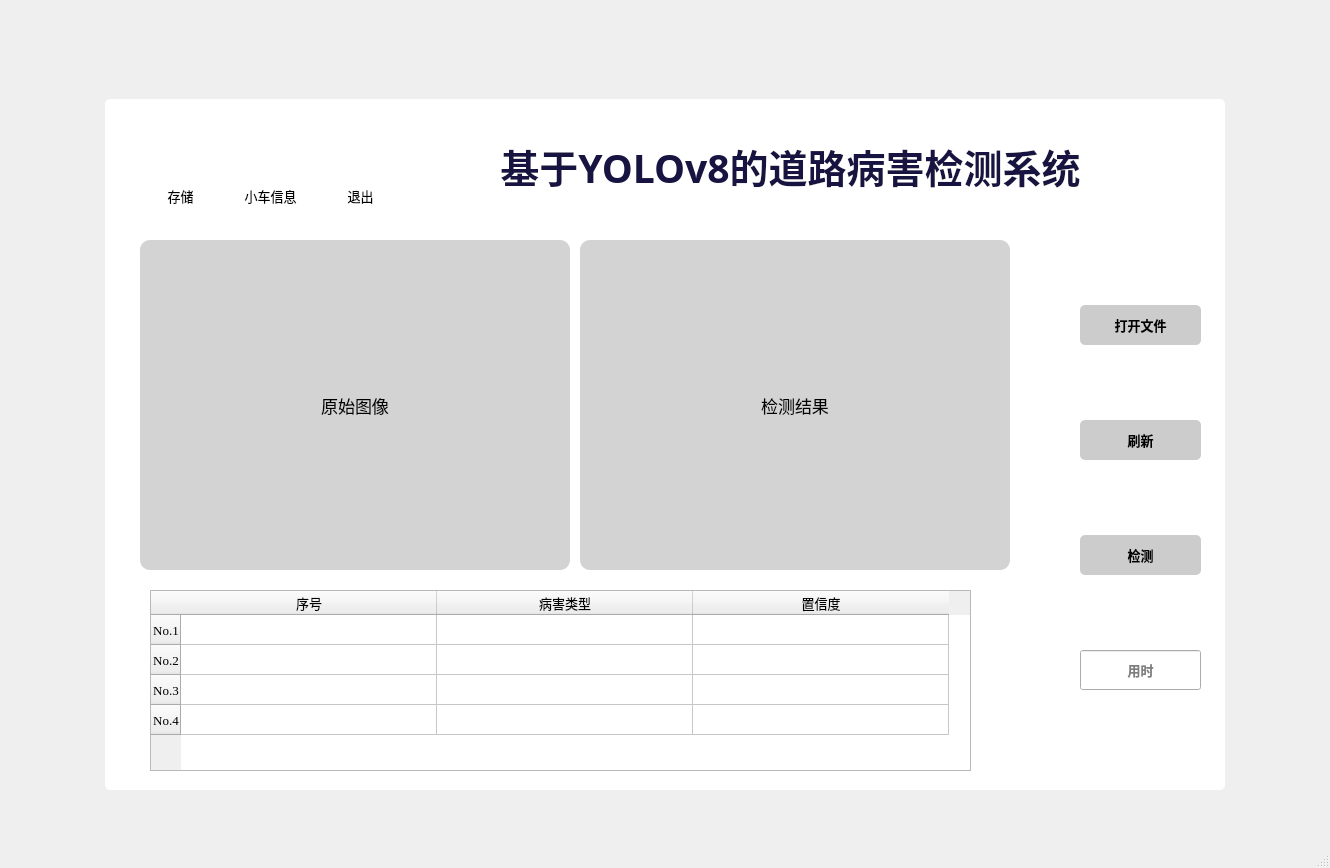
<?xml version="1.0" encoding="UTF-8"?>
<ui version="4.0">
 <class>MainWindow</class>
 <widget class="QMainWindow" name="MainWindow">
  <property name="geometry">
   <rect>
    <x>0</x>
    <y>0</y>
    <width>1330</width>
    <height>868</height>
   </rect>
  </property>
  <property name="windowTitle">
   <string>MainWindow</string>
  </property>
  <widget class="QWidget" name="centralwidget">
   <widget class="QLabel" name="background_label">
    <property name="geometry">
     <rect>
      <x>105</x>
      <y>99</y>
      <width>1120</width>
      <height>691</height>
     </rect>
    </property>
    <property name="font">
     <font>
      <family>黑体</family>
     </font>
    </property>
    <property name="autoFillBackground">
     <bool>false</bool>
    </property>
    <property name="styleSheet">
     <string notr="true">background-color: rgb(255, 255, 255);
border-radius:5px;</string>
    </property>
    <property name="frameShape">
     <enum>QFrame::NoFrame</enum>
    </property>
    <property name="midLineWidth">
     <number>0</number>
    </property>
    <property name="text">
     <string/>
    </property>
    <property name="textFormat">
     <enum>Qt::AutoText</enum>
    </property>
    <property name="scaledContents">
     <bool>true</bool>
    </property>
   </widget>
   <widget class="QPushButton" name="button_storage">
    <property name="geometry">
     <rect>
      <x>150</x>
      <y>130</y>
      <width>61</width>
      <height>61</height>
     </rect>
    </property>
    <property name="styleSheet">
     <string notr="true">QPushButton {
	border:none;
	border-radius:5px;
	border-image: url(:/icon/ui_image/云存储.png);
	color: rgb(255, 255, 255);
}

QPushButton:hover {
	
	background-color:rgb(230, 230, 230);
}

QPushButton:pressed{
	background-color:rgb(179, 179, 179);
	padding-top:7px;
	padding-left:5px;
}</string>
    </property>
    <property name="text">
     <string/>
    </property>
   </widget>
   <widget class="QPushButton" name="button_carmessage">
    <property name="geometry">
     <rect>
      <x>240</x>
      <y>130</y>
      <width>61</width>
      <height>61</height>
     </rect>
    </property>
    <property name="styleSheet">
     <string notr="true">QPushButton {
	border:none;
	border-radius:5px;
	border-image: url(:/icon/ui_image/小车信息.png);
	color: rgb(255, 255, 255);
}

QPushButton:hover {
	
	background-color:rgb(230, 230, 230);
}

QPushButton:pressed{
	background-color:rgb(179, 179, 179);
	padding-top:7px;
	padding-left:5px;
}</string>
    </property>
    <property name="text">
     <string/>
    </property>
   </widget>
   <widget class="QPushButton" name="button_exit">
    <property name="geometry">
     <rect>
      <x>330</x>
      <y>130</y>
      <width>61</width>
      <height>61</height>
     </rect>
    </property>
    <property name="styleSheet">
     <string notr="true">QPushButton {
	border:none;
	border-radius:5px;
	border-image: url(:/icon/ui_image/退出.png);
	color: rgb(255, 255, 255);
}

QPushButton:hover {
	
	background-color:rgb(230, 230, 230);
}

QPushButton:pressed{
	background-color:rgb(179, 179, 179);
	padding-top:7px;
	padding-left:5px;
}
</string>
    </property>
    <property name="text">
     <string/>
    </property>
   </widget>
   <widget class="QLabel" name="label_storage">
    <property name="geometry">
     <rect>
      <x>150</x>
      <y>180</y>
      <width>61</width>
      <height>31</height>
     </rect>
    </property>
    <property name="font">
     <font>
      <family>黑体</family>
      <pointsize>10</pointsize>
     </font>
    </property>
    <property name="text">
     <string>存储</string>
    </property>
    <property name="alignment">
     <set>Qt::AlignCenter</set>
    </property>
   </widget>
   <widget class="QLabel" name="label_carmessage">
    <property name="geometry">
     <rect>
      <x>230</x>
      <y>180</y>
      <width>81</width>
      <height>31</height>
     </rect>
    </property>
    <property name="font">
     <font>
      <family>黑体</family>
      <pointsize>10</pointsize>
      <kerning>true</kerning>
     </font>
    </property>
    <property name="text">
     <string>小车信息</string>
    </property>
    <property name="alignment">
     <set>Qt::AlignCenter</set>
    </property>
   </widget>
   <widget class="QLabel" name="label_exit">
    <property name="geometry">
     <rect>
      <x>330</x>
      <y>180</y>
      <width>61</width>
      <height>31</height>
     </rect>
    </property>
    <property name="font">
     <font>
      <family>黑体</family>
      <pointsize>10</pointsize>
     </font>
    </property>
    <property name="text">
     <string>退出</string>
    </property>
    <property name="alignment">
     <set>Qt::AlignCenter</set>
    </property>
   </widget>
   <widget class="QLabel" name="label_title">
    <property name="geometry">
     <rect>
      <x>410</x>
      <y>130</y>
      <width>761</width>
      <height>71</height>
     </rect>
    </property>
    <property name="font">
     <font>
      <family>阿里巴巴普惠体 B</family>
      <pointsize>29</pointsize>
      <weight>75</weight>
      <bold>true</bold>
      <kerning>true</kerning>
     </font>
    </property>
    <property name="styleSheet">
     <string notr="true">color: rgb(24, 20, 65);</string>
    </property>
    <property name="text">
     <string>基于YOLOv8的道路病害检测系统</string>
    </property>
    <property name="alignment">
     <set>Qt::AlignCenter</set>
    </property>
   </widget>
   <widget class="QLabel" name="label_originalimage">
    <property name="geometry">
     <rect>
      <x>140</x>
      <y>240</y>
      <width>430</width>
      <height>330</height>
     </rect>
    </property>
    <property name="font">
     <font>
      <family>黑体</family>
      <pointsize>13</pointsize>
     </font>
    </property>
    <property name="styleSheet">
     <string notr="true">background-color: rgb(234, 234, 234);
background-color: rgb(211, 211, 211);
border-radius: 10px;</string>
    </property>
    <property name="text">
     <string>原始图像</string>
    </property>
    <property name="alignment">
     <set>Qt::AlignCenter</set>
    </property>
   </widget>
   <widget class="QLabel" name="label_resultimage">
    <property name="geometry">
     <rect>
      <x>580</x>
      <y>240</y>
      <width>430</width>
      <height>330</height>
     </rect>
    </property>
    <property name="font">
     <font>
      <family>黑体</family>
      <pointsize>13</pointsize>
     </font>
    </property>
    <property name="styleSheet">
     <string notr="true">background-color: rgb(234, 234, 234);
background-color: rgb(211, 211, 211);
border-radius: 10px;</string>
    </property>
    <property name="text">
     <string>检测结果</string>
    </property>
    <property name="alignment">
     <set>Qt::AlignCenter</set>
    </property>
   </widget>
   <widget class="QTableWidget" name="table_result">
    <property name="geometry">
     <rect>
      <x>150</x>
      <y>590</y>
      <width>821</width>
      <height>181</height>
     </rect>
    </property>
    <property name="sizePolicy">
     <sizepolicy hsizetype="Expanding" vsizetype="Expanding">
      <horstretch>0</horstretch>
      <verstretch>0</verstretch>
     </sizepolicy>
    </property>
    <property name="font">
     <font>
      <family>黑体</family>
      <pointsize>10</pointsize>
     </font>
    </property>
    <property name="focusPolicy">
     <enum>Qt::StrongFocus</enum>
    </property>
    <property name="layoutDirection">
     <enum>Qt::LeftToRight</enum>
    </property>
    <property name="verticalScrollBarPolicy">
     <enum>Qt::ScrollBarAsNeeded</enum>
    </property>
    <property name="horizontalScrollBarPolicy">
     <enum>Qt::ScrollBarAsNeeded</enum>
    </property>
    <property name="sizeAdjustPolicy">
     <enum>QAbstractScrollArea::AdjustToContents</enum>
    </property>
    <property name="selectionMode">
     <enum>QAbstractItemView::MultiSelection</enum>
    </property>
    <property name="horizontalScrollMode">
     <enum>QAbstractItemView::ScrollPerItem</enum>
    </property>
    <property name="sortingEnabled">
     <bool>false</bool>
    </property>
    <property name="wordWrap">
     <bool>true</bool>
    </property>
    <property name="cornerButtonEnabled">
     <bool>true</bool>
    </property>
    <attribute name="horizontalHeaderVisible">
     <bool>true</bool>
    </attribute>
    <attribute name="horizontalHeaderCascadingSectionResizes">
     <bool>false</bool>
    </attribute>
    <attribute name="horizontalHeaderDefaultSectionSize">
     <number>256</number>
    </attribute>
    <attribute name="horizontalHeaderHighlightSections">
     <bool>true</bool>
    </attribute>
    <attribute name="horizontalHeaderMinimumSectionSize">
     <number>15</number>
    </attribute>
    <attribute name="horizontalHeaderShowSortIndicator" stdset="0">
     <bool>false</bool>
    </attribute>
    <attribute name="verticalHeaderShowSortIndicator" stdset="0">
     <bool>false</bool>
    </attribute>
    <attribute name="verticalHeaderStretchLastSection">
     <bool>false</bool>
    </attribute>
    <row>
     <property name="text">
      <string>No.1</string>
     </property>
     <property name="font">
      <font>
       <family>Times New Roman</family>
       <pointsize>10</pointsize>
      </font>
     </property>
     <property name="textAlignment">
      <set>AlignCenter</set>
     </property>
    </row>
    <row>
     <property name="text">
      <string>No.2</string>
     </property>
     <property name="font">
      <font>
       <family>Times New Roman</family>
       <pointsize>10</pointsize>
      </font>
     </property>
     <property name="textAlignment">
      <set>AlignCenter</set>
     </property>
    </row>
    <row>
     <property name="text">
      <string>No.3</string>
     </property>
     <property name="font">
      <font>
       <family>Times New Roman</family>
       <pointsize>10</pointsize>
      </font>
     </property>
     <property name="textAlignment">
      <set>AlignCenter</set>
     </property>
    </row>
    <row>
     <property name="text">
      <string>No.4</string>
     </property>
     <property name="font">
      <font>
       <family>Times New Roman</family>
       <pointsize>10</pointsize>
      </font>
     </property>
     <property name="textAlignment">
      <set>AlignCenter</set>
     </property>
    </row>
    <column>
     <property name="text">
      <string>序号</string>
     </property>
     <property name="font">
      <font>
       <family>黑体</family>
       <pointsize>10</pointsize>
      </font>
     </property>
     <property name="textAlignment">
      <set>AlignCenter</set>
     </property>
    </column>
    <column>
     <property name="text">
      <string>病害类型</string>
     </property>
     <property name="font">
      <font>
       <family>黑体</family>
       <pointsize>10</pointsize>
      </font>
     </property>
     <property name="textAlignment">
      <set>AlignCenter</set>
     </property>
    </column>
    <column>
     <property name="text">
      <string>置信度</string>
     </property>
     <property name="font">
      <font>
       <family>黑体</family>
       <pointsize>10</pointsize>
      </font>
     </property>
     <property name="textAlignment">
      <set>AlignCenter</set>
     </property>
    </column>
    <item row="0" column="0">
     <property name="text">
      <string/>
     </property>
     <property name="font">
      <font>
       <family>黑体</family>
       <pointsize>10</pointsize>
      </font>
     </property>
     <property name="textAlignment">
      <set>AlignCenter</set>
     </property>
    </item>
    <item row="0" column="1">
     <property name="text">
      <string/>
     </property>
     <property name="font">
      <font>
       <family>黑体</family>
       <pointsize>10</pointsize>
      </font>
     </property>
     <property name="textAlignment">
      <set>AlignCenter</set>
     </property>
    </item>
    <item row="0" column="2">
     <property name="text">
      <string/>
     </property>
     <property name="font">
      <font>
       <family>黑体</family>
       <pointsize>10</pointsize>
      </font>
     </property>
     <property name="textAlignment">
      <set>AlignCenter</set>
     </property>
    </item>
    <item row="1" column="0">
     <property name="text">
      <string/>
     </property>
     <property name="font">
      <font>
       <family>黑体</family>
       <pointsize>10</pointsize>
      </font>
     </property>
     <property name="textAlignment">
      <set>AlignCenter</set>
     </property>
    </item>
    <item row="1" column="1">
     <property name="text">
      <string/>
     </property>
     <property name="font">
      <font>
       <family>黑体</family>
       <pointsize>10</pointsize>
      </font>
     </property>
     <property name="textAlignment">
      <set>AlignCenter</set>
     </property>
    </item>
    <item row="1" column="2">
     <property name="text">
      <string/>
     </property>
     <property name="font">
      <font>
       <family>黑体</family>
       <pointsize>10</pointsize>
      </font>
     </property>
     <property name="textAlignment">
      <set>AlignCenter</set>
     </property>
    </item>
    <item row="2" column="0">
     <property name="text">
      <string/>
     </property>
     <property name="font">
      <font>
       <family>黑体</family>
       <pointsize>10</pointsize>
      </font>
     </property>
     <property name="textAlignment">
      <set>AlignCenter</set>
     </property>
    </item>
    <item row="2" column="1">
     <property name="text">
      <string/>
     </property>
     <property name="font">
      <font>
       <family>黑体</family>
       <pointsize>10</pointsize>
      </font>
     </property>
     <property name="textAlignment">
      <set>AlignCenter</set>
     </property>
    </item>
    <item row="2" column="2">
     <property name="text">
      <string/>
     </property>
     <property name="font">
      <font>
       <family>黑体</family>
       <pointsize>10</pointsize>
      </font>
     </property>
     <property name="textAlignment">
      <set>AlignCenter</set>
     </property>
    </item>
    <item row="3" column="0">
     <property name="text">
      <string/>
     </property>
     <property name="font">
      <font>
       <family>黑体</family>
       <pointsize>10</pointsize>
      </font>
     </property>
     <property name="textAlignment">
      <set>AlignCenter</set>
     </property>
    </item>
    <item row="3" column="1">
     <property name="text">
      <string/>
     </property>
     <property name="font">
      <font>
       <family>黑体</family>
       <pointsize>10</pointsize>
      </font>
     </property>
     <property name="textAlignment">
      <set>AlignCenter</set>
     </property>
    </item>
    <item row="3" column="2">
     <property name="text">
      <string/>
     </property>
     <property name="font">
      <font>
       <family>黑体</family>
       <pointsize>10</pointsize>
      </font>
     </property>
     <property name="textAlignment">
      <set>AlignCenter</set>
     </property>
    </item>
   </widget>
   <widget class="QLabel" name="label_openfile">
    <property name="geometry">
     <rect>
      <x>1030</x>
      <y>300</y>
      <width>50</width>
      <height>50</height>
     </rect>
    </property>
    <property name="styleSheet">
     <string notr="true">border-image: url(:/icon/ui_image/文件.png);</string>
    </property>
    <property name="text">
     <string/>
    </property>
   </widget>
   <widget class="QPushButton" name="button_openfile">
    <property name="geometry">
     <rect>
      <x>1080</x>
      <y>305</y>
      <width>121</width>
      <height>40</height>
     </rect>
    </property>
    <property name="font">
     <font>
      <family>黑体</family>
      <pointsize>10</pointsize>
      <weight>75</weight>
      <bold>true</bold>
     </font>
    </property>
    <property name="styleSheet">
     <string notr="true">QPushButton {
	
	border-radius:5px;
	color: rgb(0, 0, 0);
	background-color: rgb(204, 204, 204);
}

QPushButton:hover {
	
	background-color:rgb(230, 230, 230);
}

QPushButton:pressed{
	background-color:rgb(179, 179, 179);
	padding-top:7px;
	padding-left:5px;
}</string>
    </property>
    <property name="text">
     <string>打开文件</string>
    </property>
   </widget>
   <widget class="QLabel" name="label_refresh">
    <property name="geometry">
     <rect>
      <x>1030</x>
      <y>415</y>
      <width>50</width>
      <height>50</height>
     </rect>
    </property>
    <property name="styleSheet">
     <string notr="true">border-image: url(:/icon/ui_image/刷新.png);</string>
    </property>
    <property name="text">
     <string/>
    </property>
   </widget>
   <widget class="QPushButton" name="button_refresh">
    <property name="geometry">
     <rect>
      <x>1080</x>
      <y>420</y>
      <width>121</width>
      <height>40</height>
     </rect>
    </property>
    <property name="font">
     <font>
      <family>黑体</family>
      <pointsize>10</pointsize>
      <weight>75</weight>
      <bold>true</bold>
     </font>
    </property>
    <property name="styleSheet">
     <string notr="true">QPushButton {
	
	border-radius:5px;
	color: rgb(0, 0, 0);
	background-color: rgb(204, 204, 204);
}

QPushButton:hover {
	
	background-color:rgb(230, 230, 230);
}

QPushButton:pressed{
	background-color:rgb(179, 179, 179);
	padding-top:7px;
	padding-left:5px;
}</string>
    </property>
    <property name="text">
     <string>刷新</string>
    </property>
   </widget>
   <widget class="QPushButton" name="button_detect">
    <property name="geometry">
     <rect>
      <x>1080</x>
      <y>535</y>
      <width>121</width>
      <height>40</height>
     </rect>
    </property>
    <property name="font">
     <font>
      <family>黑体</family>
      <pointsize>10</pointsize>
      <weight>75</weight>
      <bold>true</bold>
     </font>
    </property>
    <property name="styleSheet">
     <string notr="true">QPushButton {
	
	border-radius:5px;
	color: rgb(0, 0, 0);
	background-color: rgb(204, 204, 204);
}

QPushButton:hover {
	
	background-color:rgb(230, 230, 230);
}

QPushButton:pressed{
	background-color:rgb(179, 179, 179);
	padding-top:7px;
	padding-left:5px;
}</string>
    </property>
    <property name="text">
     <string>检测</string>
    </property>
   </widget>
   <widget class="QLabel" name="label_detect">
    <property name="geometry">
     <rect>
      <x>1030</x>
      <y>530</y>
      <width>50</width>
      <height>50</height>
     </rect>
    </property>
    <property name="styleSheet">
     <string notr="true">border-image: url(:/icon/ui_image/检测.png);</string>
    </property>
    <property name="text">
     <string/>
    </property>
   </widget>
   <widget class="QLabel" name="label_time">
    <property name="geometry">
     <rect>
      <x>1030</x>
      <y>645</y>
      <width>50</width>
      <height>50</height>
     </rect>
    </property>
    <property name="styleSheet">
     <string notr="true">border-image: url(:/icon/ui_image/用时.png);</string>
    </property>
    <property name="text">
     <string/>
    </property>
   </widget>
   <widget class="QLineEdit" name="lineEdit_time">
    <property name="geometry">
     <rect>
      <x>1080</x>
      <y>650</y>
      <width>121</width>
      <height>40</height>
     </rect>
    </property>
    <property name="font">
     <font>
      <family>黑体</family>
      <pointsize>10</pointsize>
      <weight>75</weight>
      <bold>true</bold>
     </font>
    </property>
    <property name="alignment">
     <set>Qt::AlignCenter</set>
    </property>
    <property name="placeholderText">
     <string>用时</string>
    </property>
   </widget>
  </widget>
  <widget class="QStatusBar" name="statusbar"/>
 </widget>
 <resources>
  <include location="resourcemaininterface.qrc"/>
 </resources>
 <connections>
  <connection>
   <sender>button_exit</sender>
   <signal>clicked()</signal>
   <receiver>MainWindow</receiver>
   <slot>close()</slot>
   <hints>
    <hint type="sourcelabel">
     <x>360</x>
     <y>177</y>
    </hint>
    <hint type="destinationlabel">
     <x>415</x>
     <y>41</y>
    </hint>
   </hints>
  </connection>
 </connections>
</ui>
